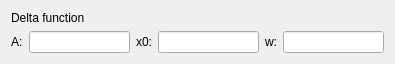
<?xml version="1.0" encoding="UTF-8"?>
<ui version="4.0">
 <class>SpectrumEditorCustomDelta</class>
 <widget class="QWidget" name="SpectrumEditorCustomDelta">
  <property name="geometry">
   <rect>
    <x>0</x>
    <y>0</y>
    <width>395</width>
    <height>64</height>
   </rect>
  </property>
  <property name="windowTitle">
   <string>Form</string>
  </property>
  <layout class="QVBoxLayout" name="verticalLayout">
   <item>
    <widget class="QLabel" name="labelFunctionExp">
     <property name="text">
      <string>Delta function</string>
     </property>
    </widget>
   </item>
   <item>
    <layout class="QHBoxLayout" name="horizontalLayout">
     <item>
      <widget class="QLabel" name="label_4">
       <property name="text">
        <string>A:</string>
       </property>
      </widget>
     </item>
     <item>
      <widget class="QLineEdit" name="lineAmplitude"/>
     </item>
     <item>
      <widget class="QLabel" name="label_3">
       <property name="text">
        <string>x0:</string>
       </property>
      </widget>
     </item>
     <item>
      <widget class="QLineEdit" name="lineStart"/>
     </item>
     <item>
      <widget class="QLabel" name="label_2">
       <property name="text">
        <string>w:</string>
       </property>
      </widget>
     </item>
     <item>
      <widget class="QLineEdit" name="lineWidth"/>
     </item>
    </layout>
   </item>
  </layout>
 </widget>
 <resources/>
 <connections/>
</ui>
